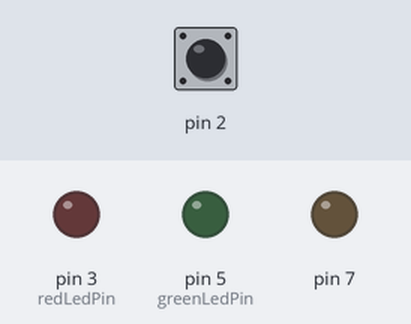
This sketch was run on a simulated Arduino Uno, built with avr-gcc and run on an emulated ATmega328P. On the bench: output pins drawn as LEDs (lit = HIGH). Inputs (shaded band) come from the test bench; at power-on: pin 2 HIGH. What the sketch prints to the serial monitor is not drawn.

Above: at 1.2 s.
1.3 s: pin 2 pulled LOW for 0.15 s
At 1.43 s:
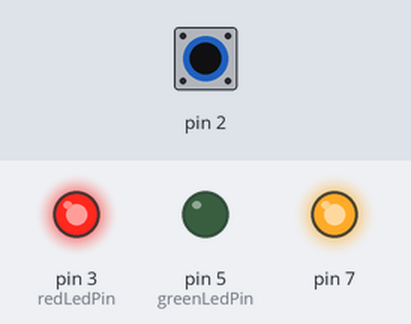
6.0 s: pin 2 pulled LOW for 3.2 s
At 10.7 s:
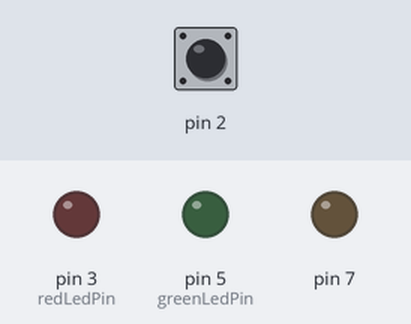
Timing chart, 0 to 12.2 s (numbered marks = the images above; inputs shaded):
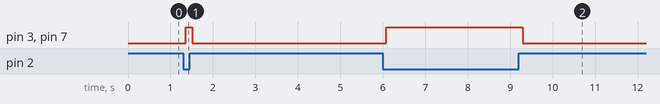

The sketch:

landmine.ino
```cpp
// for SPI Communication
#include <SPI.h>
#include <PN532_SPI.h>
#include <PN532.h>
#include <NfcAdapter.h>
PN532_SPI interface(SPI, 10);            // create a PN532 SPI interface with the SPI CS terminal located at digital pin 10
NfcAdapter nfc = NfcAdapter(interface);  // create an NFC adapter object
String tagId = "None";

const int greenLedPin = 5;
const int redLedPin = 3;

int pushButton = 0;
int redLed = 0;
int greenLed = 0;
void setup(void) {
  pinMode(2, INPUT_PULLUP);
  pinMode(7, OUTPUT);
  pinMode(greenLedPin, OUTPUT);
  pinMode(redLedPin, OUTPUT);
  Serial.begin(115200);
  Serial.println("System initialized");
  nfc.begin();
}

void loop() {

  pushButton = digitalRead(2);  // read pushButton

  if (!nfc.tagPresent()) {
    if (pushButton == HIGH) {
      digitalWrite(7, LOW);
      // Serial.println("GREEN LIGHT ACTIVE");
      digitalWrite(redLedPin, LOW);
    } else {
      digitalWrite(7, HIGH);
      // delay(2000);
      digitalWrite(redLedPin, HIGH);
    }
  } else {
    // digitalWrite()
    NfcTag tag = nfc.read();
    Serial.println("[o] Detected NFC Scan!!");
    //  tag.print();
    tagId = tag.getUidString();
    Serial.println(tagId);
    // if (tagId == "8E 0C 42 83") {
    //   Serial.println("NFC Ring Detected!");
    // }
    if (tagId == "66 74 15 1F" || tagId == "8E 0C 42 83") {
      Serial.println("NFC Card Detected!");
      if (pushButton == HIGH) {
        digitalWrite(greenLedPin, LOW);
        // Serial.println("GREEN LIGHT ACTIVE");
      } else {
        digitalWrite(greenLedPin, HIGH);
      }
    }
  }
}
```

Measured:
- after the input at 1.3 s, pin 3 (redLedPin), pin 7: LOW → HIGH after 0.06 s, → LOW 0.15 s later
- after the input at 6.0 s, pin 3 (redLedPin), pin 7: LOW → HIGH after 0.08 s, → LOW 3.2 s later
